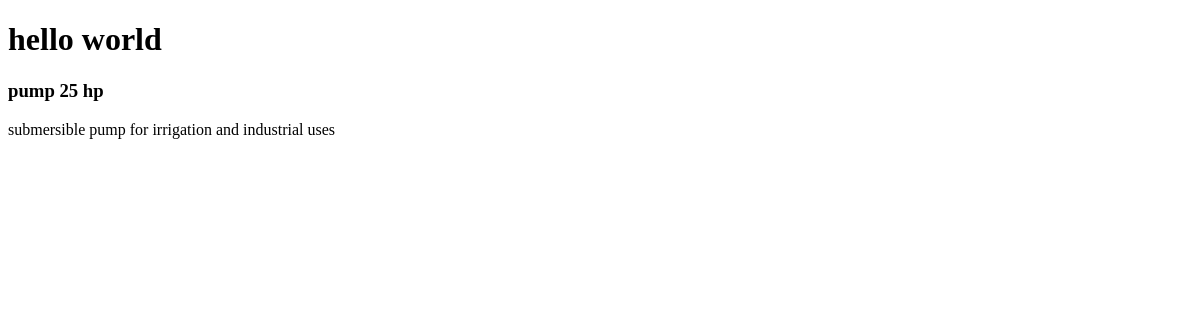
/product/, run on an earlier commit of the app's database.
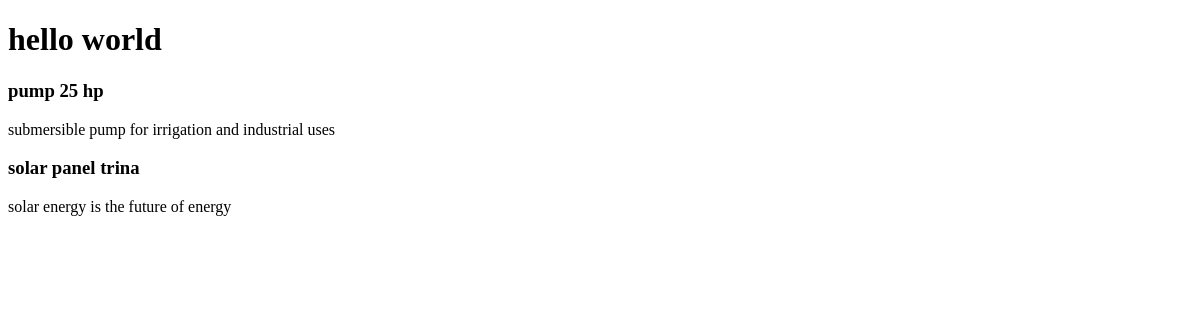
And on a later commit of the database.
### product/models.py (models this page shows)
class Product(models.Model):
    name = models.CharField(max_length=200)
    desc = models.TextField()
    price = models.IntegerField()
    created = models.DateTimeField(auto_now=true)
    slug = models.SlugField(auto_created=true, unique=true)

### product/views.py (the view)
# urls.py: path('',views.welcome),
def welcome (request):
    product = Product.objects.all()
    return render(request, 'product/product.html', {
        'product' : product
    })

### product/templates/product/product.html (shortened to what this page needs)
<!DOCTYPE html>
<html lang="en">
<head>
</head>
<body>
    <h1>
        hello world
    </h1>
    {% for item in product %}
    <h3>{{ item.name }}</h3>
    <p>{{ item.desc }}</p>
    {% endfor %}
</body>
</html>

What changed in the data, as far as the page shows it:
added Product: name "solar panel trina", desc "solar energy is the future of energy"
